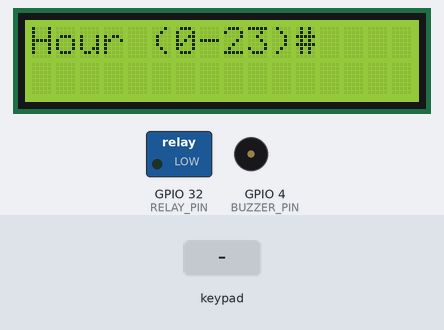
This sketch was run on a simulated ESP32. Parts: 16×2 character LCD, switched loads named in the sketch (green lamp = pin HIGH), buzzer (waves = sounding, pin HIGH). The test bench sets the inputs (shaded band).

Above: at 3.2 s.
3.3 s: keypad keys 7 3 5 5 6 0 8 # pressed 0.4 s apart
At 7.0 s:
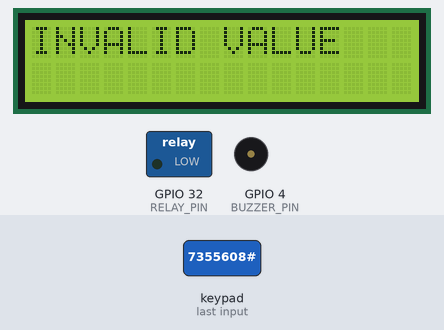
8.0 s: key '#' pressed
At 8.7 s:
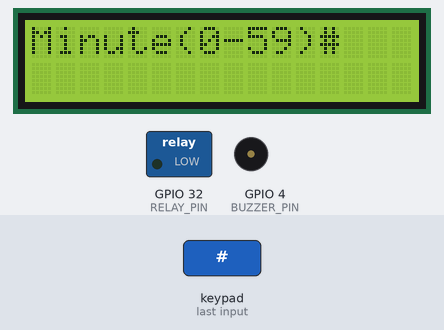
9.5 s: key '#' pressed
At 9.9 s:
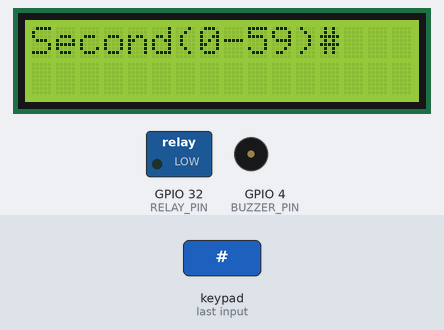
11.0 s: key '#' pressed
At 11.21 s:
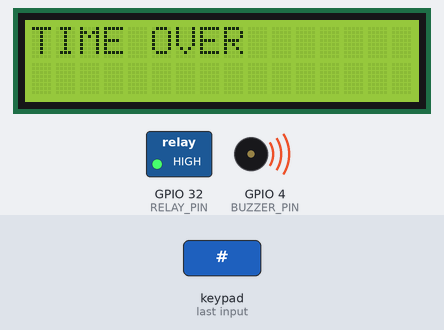
Timing chart, 0 to 14.7 s (numbered marks = the images above; inputs shaded):
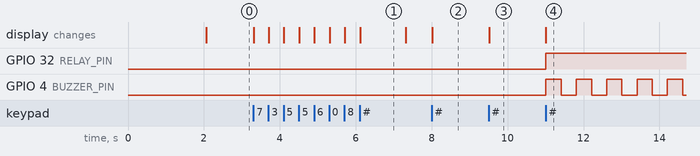

Measured:
- after the input at 3.3 s, the display: first changes at once (image 1 shows a later state)
- after the input at 8.0 s, the display: changes at once (image 2)
- after the input at 9.5 s, the display: changes at once (image 3)
- after the input at 11.0 s, GPIO 32 (RELAY_PIN): LOW → HIGH at once; GPIO 4 (BUZZER_PIN): alternates HIGH for 0.40 s and LOW for 0.40 s, starting at once; the display: changes at once (image 4)
- what the display in image 1 shows lasts 1.2 s, from 6.1 s to 7.3 s

The sketch:

CS2_Cargo_Simulator.ino
```cpp
#include <LiquidCrystal.h>
#include <Keypad.h>

/* ---------------- LCD ---------------- */
LiquidCrystal lcd(23, 22, 21, 19, 18, 17);

/* ---------------- Keypad ---------------- */
const byte ROWS = 4;
const byte COLS = 3;

char keys[ROWS][COLS] = {
  {'1','2','3'},
  {'4','5','6'},
  {'7','8','9'},
  {'*','0','#'}
};

byte rowPins[ROWS] = {13, 12, 14, 27};
byte colPins[COLS] = {26, 25, 33};

Keypad keypad = Keypad(makeKeymap(keys), rowPins, colPins, ROWS, COLS);

/* ---------------- Pins ---------------- */
#define RELAY_PIN   32
#define BUZZER_PIN  4

/* ---------------- Settings ---------------- */
String password = "7355608";

/* ---------------- Variables ---------------- */
bool counting  = false;
bool stopped   = false;
bool alertMode = false;

long totalSeconds = 0;
unsigned long lastTick = 0;
unsigned long tickInterval = 1000;

/* ---------------- Functions ---------------- */

// دریافت عدد با محدودیت
int getLimitedNumber(const char* title, int minV, int maxV) {
  while (true) {
    lcd.clear();
    lcd.print(title);
    lcd.setCursor(0,1);

    String num = "";
    while (true) {
      char k = keypad.getKey();
      if (k >= '0' && k <= '9') {
        num += k;
        lcd.print(k);
      }
      if (k == '#') break;
    }

    int value = num.toInt();
    if (value >= minV && value <= maxV) return value;

    lcd.clear();
    lcd.print("INVALID VALUE");
    delay(1200);
  }
}

// بررسی رمز در حین شمارش (بدون توقف تایمر)
bool checkPasswordWhileRunning() {
  lcd.clear();
  lcd.print("ENTER PASSWORD");
  lcd.setCursor(0,1);

  String input = "";

  while (input.length() < password.length()) {
    char k = keypad.getKey();

    // شمارش ادامه دارد
    if (!stopped && millis() - lastTick >= tickInterval) {
      lastTick = millis();
      totalSeconds--;
    }

    if (k >= '0' && k <= '9') {
      input += k;
      lcd.print('*');
    }

    if (totalSeconds <= 0) return false;
  }

  return (input == password);
}

/* ---------------- Setup ---------------- */
void setup() {
  lcd.begin(16,2);

  pinMode(RELAY_PIN, OUTPUT);
  pinMode(BUZZER_PIN, OUTPUT);

  digitalWrite(RELAY_PIN, LOW);
  digitalWrite(BUZZER_PIN, LOW);

  lcd.print("TIMER");
  delay(2000);
}

/* ---------------- Loop ---------------- */
void loop() {

  /* ----------- Start ----------- */
  if (!counting && !stopped) {

    alertMode = false;
    tickInterval = 1000;

    int h = getLimitedNumber("Hour (0-23)#", 0, 23);
    int m = getLimitedNumber("Minute(0-59)#", 0, 59);
    int s = getLimitedNumber("Second(0-59)#", 0, 59);

    totalSeconds = h * 3600L + m * 60L + s;
    counting = true;
    lastTick = millis();
  }

  /* ----------- Countdown ----------- */
  if (counting && !stopped) {

    char key = keypad.getKey();

    // اگر * زده شد
    if (key == '*') {
      bool ok = checkPasswordWhileRunning();

      if (ok) {
        // توقف امن
        stopped = true;
        counting = false;

        lcd.clear();
        lcd.print("STOPPED SAFE");
        digitalWrite(BUZZER_PIN, LOW);
        return;
      } else {
        // رمز اشتباه
        alertMode = true;
        tickInterval = 300;
      }
    }

    // تیک تایمر
    if (millis() - lastTick >= tickInterval) {
      lastTick = millis();
      totalSeconds--;

      long h = totalSeconds / 3600;
      long m = (totalSeconds % 3600) / 60;
      long s = totalSeconds % 60;

      lcd.clear();
      lcd.print(alertMode ? "!!! ALERT !!!" : "COUNTDOWN");
      lcd.setCursor(0,1);
      lcd.printf("%02ld:%02ld:%02ld", h, m, s);

      digitalWrite(BUZZER_PIN, HIGH);
      delay(alertMode ? 80 : 30);
      digitalWrite(BUZZER_PIN, LOW);
    }

    // پایان
    if (totalSeconds <= 0) {
      counting = false;
      digitalWrite(RELAY_PIN, HIGH);

      lcd.clear();
      lcd.print("TIME OVER");

      while (true) {
        digitalWrite(BUZZER_PIN, HIGH);
        delay(alertMode ? 150 : 400);
        digitalWrite(BUZZER_PIN, LOW);
        delay(alertMode ? 150 : 400);
      }
    }
  }
}
```
